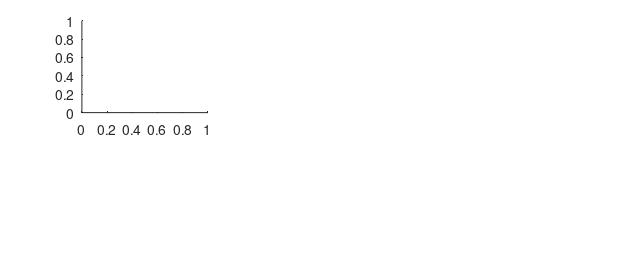

This chart was generated by the following MATLAB code: (Note: this script raises an error after producing the figure.)
% This code creates six sub-figures showing the effect of varying the 
% mortality virulence, alpha, for different combinations of 
% trade-offs. It plots three curves (showing the effect for three different
% values of another varying parameter). 

% The solid curve shows the juvenile resistance and the dashed curve shows 
% the adult resistance. Orange denotes a high value of the parameter being
% varied between the curves, grey denotes an intermediate value and purple
% denotes a low value. 

% Stipulate the size of the figure and its position on the screen:
figure(100)
clf
set(gcf,'color','w')
set(gcf,'PaperUnits','centimeters')
xSize = 16; ySize = 7;
xLeft = (21-xSize)/2; yTop = (30-ySize)/2;
set(gcf,'PaperPosition',[xLeft yTop xSize ySize])
set(gcf,'Position',[10 100 xSize*50 ySize*50])

str{1}='J: maturation, A: reproduction';
str{2}='J: juvenile mortality, A: adult mortality';
str{3}='J: reproduction, A: adult mortality';
str{4}='J: maturation, A: adult mortality';
str{5}='J: juvenile mortality, A: reproduction';
str{6}='J: reproduction, A: reproduction';

% The plotting order is defined so that the top row contains the trade-offs 
% between adult resistance and reproduction and the bottom row contains the
% trade-offs between adult resistance and adult mortality.
ORDER = [1,5,6,4,2,3];
labs = {'A','B','C','D','E','F'};

% Parameter values:
beta0=8;
g0=1;
c1a=0.5;
c2a=-3;
c1g=0.5;
c2g=-3;
f=1;
a0vec=[4,5,10];

for i=1:6
    version = ORDER(i);
    
    subplot(2,3,i)
    hold on
    
    % Find singular strategies given an intermediate value of a0:
    a0=a0vec(2);
    [vec,Jplotvec,Aplotvec,~,totalpopvec1,~,totalpopvec2]=alpha_fig_data(version,a0,g0,c1a,c2a,c1g,c2g,f,beta0);
    upperx=max(log2(vec));
    lowerx=min(log2(vec));
    Jplotvecpart1=Jplotvec(:,1);
    Jplotvecpart2=Jplotvec(:,2);
    Aplotvecpart1=Aplotvec(:,1);
    Aplotvecpart2=Aplotvec(:,2);
    vecpart1=vec;
    vecpart2=vec;
    % If the host population goes extinct:
    extinction_boundary1=find(totalpopvec1<1e-4,1);
    if ~isempty(extinction_boundary1)
        plot(log2(vec(extinction_boundary1))+zeros(101,1),0:0.01:1,'k--','linewidth',1.5,'color',[0.5,0.5,0.6]);
        mytext=text(log2(vec(extinction_boundary1))+0.2,0.4,'host extinction');
        set(mytext,'Rotation',90)
        Jplotvecpart1(extinction_boundary1+1:end,:)=[];
        Aplotvecpart1(extinction_boundary1+1:end,:)=[];
        vecpart1(extinction_boundary1+1:end)=[];
    end
    % If the second host population (in a bistable case) goes extinct:
    extinction_boundary2=find(totalpopvec2<1e-4,1);
    if ~isempty(extinction_boundary2)
        plot(log2(vec(extinction_boundary2))+zeros(101,1),0:0.01:1,'k--','linewidth',1.5,'color',[0.5,0.5,0.6]);
        mytext=text(log2(vec(extinction_boundary2))+0.2,0.4,'host extinction');
        set(mytext,'Rotation',90)
        Jplotvecpart2(extinction_boundary2+1:end,:)=[];
        Aplotvecpart2(extinction_boundary2+1:end,:)=[];
        vecpart2(extinction_boundary2+1:end)=[];
    end
    % Make the plot:
    plot(log2(vecpart1),Jplotvecpart1,'-','linewidth',3,'color',[0.6,0.6,0.6])
    plot(log2(vecpart2),Jplotvecpart2,'-','linewidth',3,'color',[0.6,0.6,0.6])
    plot(log2(vecpart1),Aplotvecpart1,'--','linewidth',3,'color',[0.6,0.6,0.6])
    plot(log2(vecpart2),Aplotvecpart2,'--','linewidth',3,'color',[0.6,0.6,0.6])
    set(gca,'xtick',-3:1:4,'xticklabel',{'1/8','1/4','1/2','1','2','4','8','16'});
    set(gca,'ytick',0:0.2:1);
    box on
    ylim([0,1])
    
    
    % Find singular strategies given a high value of a0:
    a0=a0vec(3);
    [vec,Jplotvec,Aplotvec,~,totalpopvec1,~,totalpopvec2]=alpha_fig_data(version,a0,g0,c1a,c2a,c1g,c2g,f,beta0);
    Jplotvecpart1=Jplotvec(:,1);
    Jplotvecpart2=Jplotvec(:,2);
    Aplotvecpart1=Aplotvec(:,1);
    Aplotvecpart2=Aplotvec(:,2);
    vecpart1=vec;
    vecpart2=vec;
    % If the host population goes extinct:
    extinction_boundary1=find(totalpopvec1<1e-4,1);
    if ~isempty(extinction_boundary1)
        plot(log2(vec(extinction_boundary1))+zeros(101,1),0:0.01:1,'k--','linewidth',1.5,'color',[0.5,0.5,0.6]);
        mytext=text(log2(vec(extinction_boundary1))+0.2,0.4,'host extinction');
        set(mytext,'Rotation',90)
        Jplotvecpart1(extinction_boundary1+1:end,:)=[];
        Aplotvecpart1(extinction_boundary1+1:end,:)=[];
        vecpart1(extinction_boundary1+1:end)=[];
    end
    % If the second host population (in a bistable case) goes extinct:
    extinction_boundary2=find(totalpopvec2<1e-4,1);
    if ~isempty(extinction_boundary2)
        plot(log2(vec(extinction_boundary2))+zeros(101,1),0:0.01:1,'k--','linewidth',1.5,'color',[0.5,0.5,0.6]);
        mytext=text(log2(vec(extinction_boundary2))+0.2,0.4,'host extinction');
        set(mytext,'Rotation',90)
        Jplotvecpart2(extinction_boundary2+1:end,:)=[];
        Aplotvecpart2(extinction_boundary2+1:end,:)=[];
        vecpart2(extinction_boundary2+1:end)=[];
    end
    % Make the plot:
    plot(log2(vecpart1),Jplotvecpart1,'r-','linewidth',3)
    plot(log2(vecpart2),Jplotvecpart2,'r-','linewidth',3)
    plot(log2(vecpart1),Aplotvecpart1,'r--','linewidth',3)
    plot(log2(vecpart2),Aplotvecpart2,'r--','linewidth',3)
    
    % Find singular strategies given a low value of a0:
    a0=a0vec(1);
    [vec,Jplotvec,Aplotvec,~,totalpopvec1,~,totalpopvec2]=alpha_fig_data(version,a0,g0,c1a,c2a,c1g,c2g,f,beta0);
    Jplotvecpart1=Jplotvec(:,1);
    Jplotvecpart2=Jplotvec(:,2);
    Aplotvecpart1=Aplotvec(:,1);
    Aplotvecpart2=Aplotvec(:,2);
    vecpart1=vec;
    vecpart2=vec;
    % If the host population goes extinct:
    extinction_boundary1=find(totalpopvec1<1e-4,1);
    if ~isempty(extinction_boundary1)
        plot(log2(vec(extinction_boundary1))+zeros(101,1),0:0.01:1,'k--','linewidth',1.5,'color',[0.5,0.5,0.6]);
        mytext=text(log2(vec(extinction_boundary1))+0.2,0.4,'host extinction');
        set(mytext,'Rotation',90)
        Jplotvecpart1(extinction_boundary1+1:end,:)=[];
        Aplotvecpart1(extinction_boundary1+1:end,:)=[];
        vecpart1(extinction_boundary1+1:end)=[];
    end
    % If the second host population (in a bistable case) goes extinct:
    extinction_boundary2=find(totalpopvec2<1e-4,1);
    if ~isempty(extinction_boundary2)
        plot(log2(vec(extinction_boundary2))+zeros(101,1),0:0.01:1,'k--','linewidth',1.5,'color',[0.5,0.5,0.6]);
        mytext=text(log2(vec(extinction_boundary2))+0.2,0.4,'host extinction');
        set(mytext,'Rotation',90)
        Jplotvecpart2(extinction_boundary2+1:end,:)=[];
        Aplotvecpart2(extinction_boundary2+1:end,:)=[];
        vecpart2(extinction_boundary2+1:end)=[];
    end
    % Make the plot:
    plot(log2(vecpart1),Jplotvecpart1,'b-','linewidth',3)
    plot(log2(vecpart2),Jplotvecpart2,'b-','linewidth',3)
    plot(log2(vecpart1),Aplotvecpart1,'b--','linewidth',3)
    plot(log2(vecpart2),Aplotvecpart2,'b--','linewidth',3)
    
end

% Label the figure:
for i=1:6
    subplot(2,3,i)
    xlim([lowerx,upperx])
    text(-3.2,0.93,strcat('\bf{',labs{i},'}'),'interpreter','latex','fontsize',20);
    
    title(str(ORDER(i)),'interpreter','latex','fontsize',12);
    set(gca,'fontsize',10);
    if(i==4)
        ylab = ylabel('Resistance','interpreter','latex','fontsize',18);
        temp = get(ylab,'position');
        temp(2) = temp(2) + 0.5;
        temp(1) = temp(1) ;
        set(ylab,'position',temp);
    elseif(i==5)
        xlabel('Mortality virulence, $\alpha$','interpreter','latex','fontsize',16)
    elseif i==1
        xlabel('Effect of baseline reproduction, $a_0$','interpreter','latex','fontsize',16)
    end
    
end
